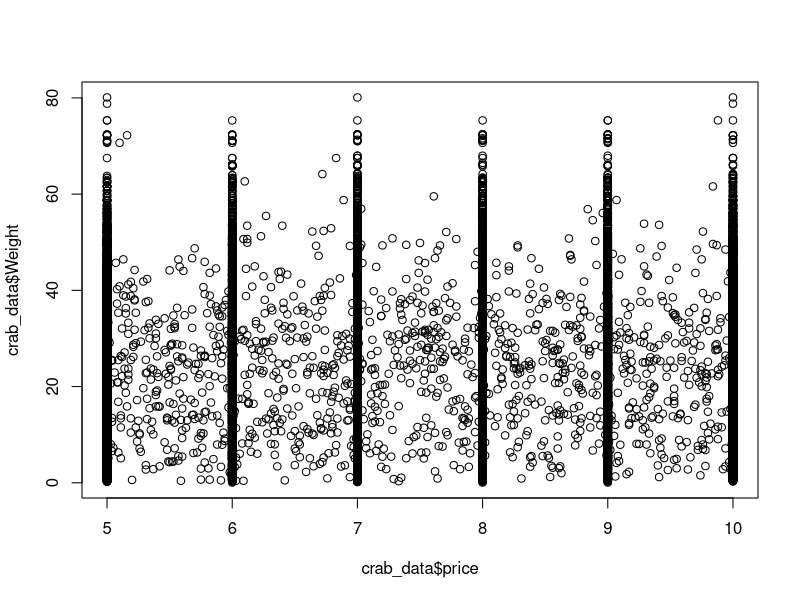
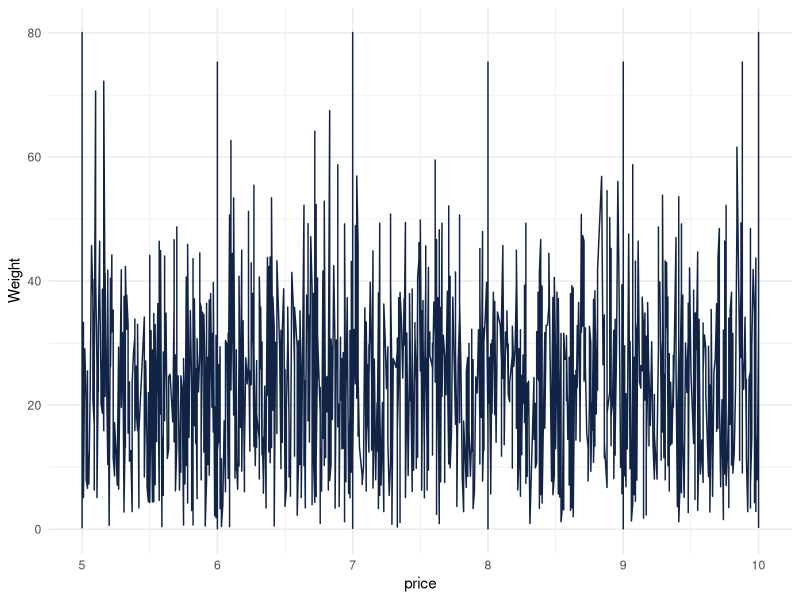

Recreate these plots in R, in order.
## ---- chunk 1
# Importing the Data csv To r
crab_data<-read.csv("./crab.csv") 
head(crab_data)
## ---- chunk 2
# Descriptive statistics to analyze
summary(crab_data)
## ---- chunk 3
# Transforming the data set values of a column price from integer to character
crab_data$Length<-as.character(crab_data$Length)
## ---- chunk 4
#  Descriptivive Statistics to analyze - quantitative data(price)
summary(crab_data)[, 8]
## ---- chunk 5
#Descriptivive Statistics to analyze - quanlitative data(age)
summary(crab_data)[, 7]
## ---- chunk 6
# Scater plot of the data for price and weight.
plot(crab_data$price,crab_data$Weight)
## ---- chunk 7
# plotting the line graph showcasing the weight and price corelation
library(ggplot2)

ggplot(crab_data) +
 aes(x = price, y = Weight) +
 geom_line(colour = "#112446") +
 theme_minimal() +
 xlim(5, 
 10)
")"
